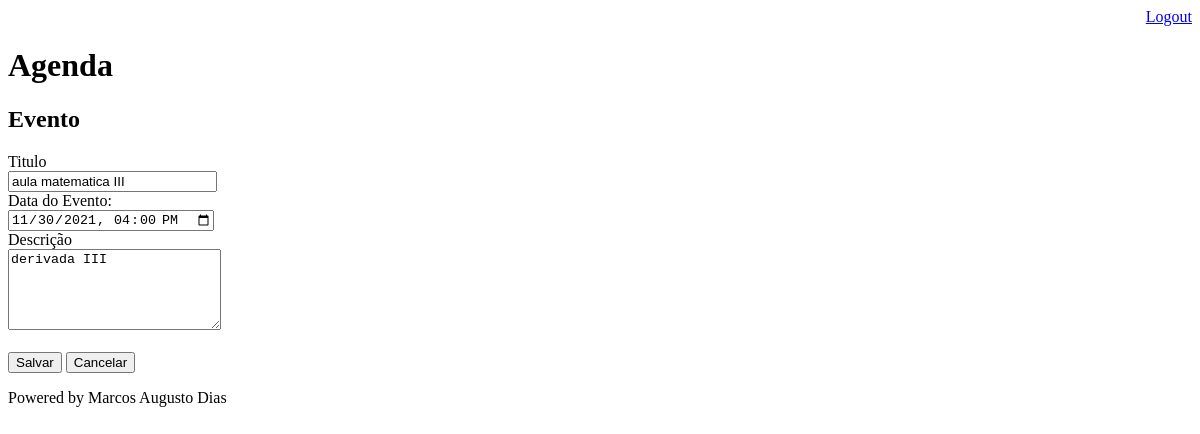
The app's page /agenda/evento/?id=7 (signed in), older data.
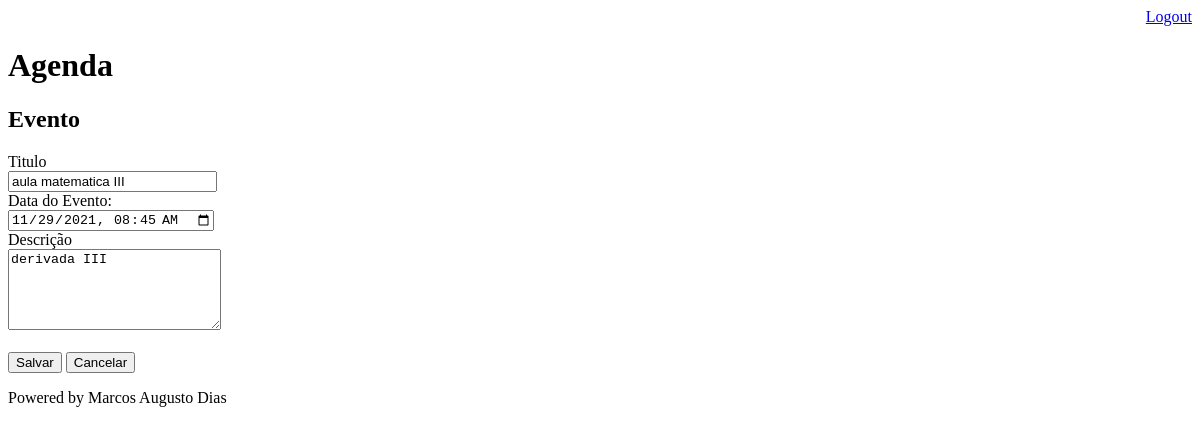
The same page, newer data.
### core/models.py (models this page shows, shortened)
class Evento(models.Model):
    titulo = models.CharField(max_length=100)
    descricao = models.TextField(blank=True, null=True)
    data_evento = models.DateTimeField(verbose_name="Data do Evento")
    data_criacao = models.DateTimeField(auto_now=True)
    usuario = models.ForeignKey(User, on_delete=models.CASCADE)
    class Meta:
        db_table = 'evento'
    def get_data_input_evento(self):
        return self.data_evento.strftime('%Y-%m-%dT%H:%M')

### core/views.py (the view)
# urls.py: path('agenda/evento/', views.evento),
@login_required(login_url='/login/')
def evento(request):
    id_evento = request.GET.get('id')
    dados = {}
    if id_evento:
        dados['evento'] = Evento.objects.get(id=id_evento)
    print(id_evento)
    return  render(request, 'evento.html', dados)

### templates/evento.html (shortened to what this page needs)
{% extends "model-page.html" %}
{% block content %}
<h2>Evento</h2>
<form action="submit" method="POST">{% csrf_token %}
    <label>Titulo</label>
    <br>
    <input type="text" name="titulo" size="23" value="{{ evento.titulo }}">
    <br>
    <label>Data do Evento:</label>
    <br>
    <input type="datetime-local" name="data_evento" value="{{ evento.get_data_input_evento }}">
    <br>
    <label>Descrição</label>
    <br>
    <textarea name="descricao" rows="5" cols="24" >{{ evento.descricao }}</textarea>
    <br><br>
    <button type="submit">Salvar</button>
    <a href="/">
        <button type="button">Cancelar</button>
    </a>
</form>
{% endblock %}

Row changes from the older to the newer data that the page shows:
changed Evento "aula matematica III": data_evento "11/30/2021 16:00" → "11/29/2021 08:45"
